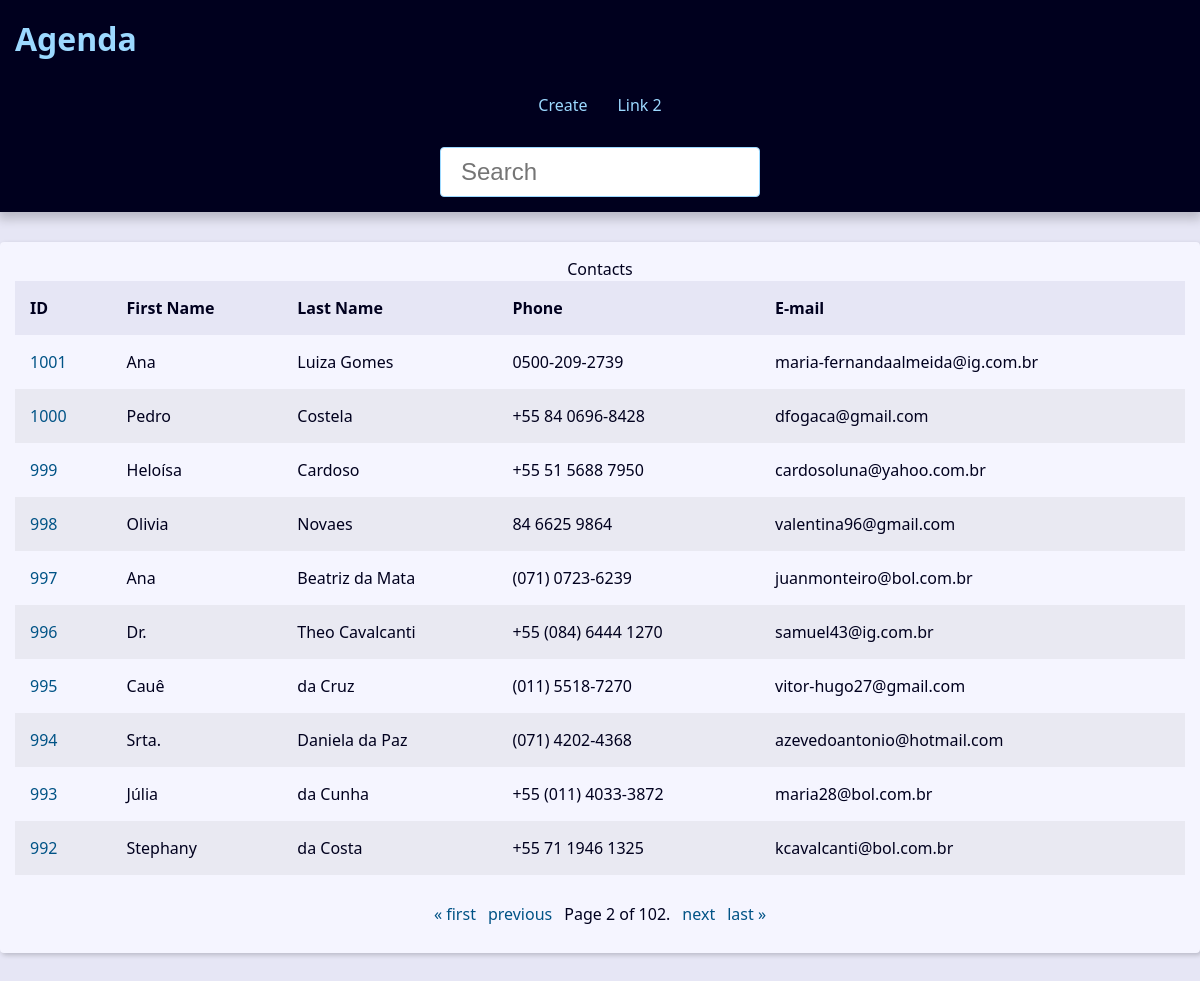
The page /?page=2&q= on the database its author committed.
### contact/models.py (models this page shows, shortened)
class Contact(models.Model):
    first_name = models.CharField(max_length=50)
    last_name = models.CharField(max_length=50)
    phone = models.CharField(max_length=50)
    email = models.EmailField(max_length=200, blank=True)
    created_date = models.DateTimeField(default=timezone.now)
    description = models.TextField(blank=True)
    show = models.BooleanField(default=True)
    picture = models.ImageField(blank=True, upload_to="pictures/%Y/%m")
    category = models.ForeignKey(
        Category,
        on_delete=models.SET_NULL,
        blank=True,
        null=True,
    )
    owner = models.ForeignKey(
        User,
        on_delete=models.SET_NULL,
        blank=True,
        null=True,
    )

### contact/views/contact_views.py (the view)
# urls.py: path("", views.index, name="index"),
def index(request):
    contacts = Contact.objects.filter(show=True).order_by("-id")
    paginator = Paginator(contacts, 10)
    page_number = request.GET.get("page")
    page_obj = paginator.get_page(page_number)
    context = {
        "page_obj": page_obj,
        "site_title": "Contatos - ",
    }
    return render(
        request,
        "contact/index.html",
        context,
    )

### contact/templates/contact/index.html
{% extends "global/base.html" %}
{% block content %}
{% if page_obj %}
    <div class="responsive-table">
        <table class="contacts-table" >
            <caption>
                Contacts
            </caption>
            <thead>
                <tr class="table-row table-row-header">
                    <th class="table-header">ID</th>
                    <th class="table-header">First Name</th>
                    <th class="table-header">Last Name</th>
                    <th class="table-header">Phone</th>
                    <th class="table-header">E-mail</th>
                </tr>
            </thead>
            <tbody>
                {% for contact in page_obj %}
                    <tr class="table-row">
                        <td class="table-cel">
                            <a
                            href="{% url "contact:contact" contact.id %}"
                                class="table-link"
                            >
                                {{ contact.id }}
                            </a>
                        </td>
                        <td class="table-cel">
                            {{ contact.first_name }}
                        </td>
                        <td class="table-cel">
                            {{ contact.last_name }}
                        </td>
                        <td class="table-cel">
                            {{ contact.phone }}
                        </td>
                        <td class="table-cel">
                            {{ contact.email }}
                        </td>
                    </tr>
                {% endfor %}
            </tbody>
        </table>
    </div>
{% else %}
    <div class="single-contact">
        <h1 class="single-contact-name">
            Nenhum contato encontrado.
        </h1>
    </div>
{% endif %}
{% endblock content %}

### base_static/global/css/style.css (style rules this page uses)
:root { --spacing: 1.5rem; --link-dark-color: rgb(0, 83, 134); --link-light-color: rgb(156, 217, 255); --clr-white: rgb(245, 245, 255); --clr-black: rgb(0, 0, 30); --clr-light-gray: rgb(230, 230, 245); --clr-dark-shadow-5: rgba(0, 0, 10, 5%); --clr-dark-shadow-10: rgba(0, 0, 10, 10%); --clr-dark-shadow-20: rgba(0, 0, 10, 20%); --clr-light-shadow-5: rgba(200, 200, 255, 5%); --clr-light-shadow-10: rgba(200, 200, 255, 10%); --clr-light-shadow-20: rgba(200, 200, 255, 20%); --main-page-width: 120rem; --table-min-width: 60rem; --biggest-font-size: 5rem; --bigger-font-size: 4rem; --big-font-size: 3.2rem; --medium-font-size: 2.4rem; --small-font-size: 1.6rem; --smaller-font-size: 1.4rem; --smallest-font-size: 1.2rem; --transition-fast: 300ms; --transition-medium: 600ms; --transition-slow: 1s; --default-border-radius: 4px; }
*, *::before, *::after { margin: 0; padding: 0; box-sizing: border-box; }
html { font-size: 62.5%; }
body { font-family: system-ui, -apple-system, BlinkMacSystemFont, 'Segoe UI', Roboto, Oxygen, Ubuntu, Cantarell, 'Open Sans', 'Helvetica Neue', sans-serif; line-height: 1.5; font-size: var(--small-font-size); color: var(--clr-black); -webkit-font-smoothing: antialiased; background: var(--clr-light-gray); }
.responsive-table { width: 100%; overflow-x: auto; }
.contacts-table { width: 100%; min-width: var(--table-min-width); border-collapse: collapse; }
.table-row { text-align: left; text-overflow: ellipsis; transition: background-color var(--transition-fast) ease-in-out; }
.table-row:nth-of-type(2n) { background: var(--clr-dark-shadow-5); }
.table-row-header { background: var(--clr-light-gray); color: var(--clr-black); }
.table-cel, .table-header { padding: var(--spacing); }
.table-link { color: var(--link-dark-color); transition: color var(--transition-fast) ease-in-out; text-decoration: none; }

### rows shown on the page
Contact: id "1001", first_name "Ana", last_name "Luiza Gomes", phone "0500-209-2739", email "maria-fernandaalmeida@ig.com.br"
Contact: id "1000", first_name "Pedro", last_name "Costela", phone "+55 84 0696-8428", email "dfogaca@gmail.com"
Contact: id "999", first_name "Heloísa", last_name "Cardoso", phone "+55 51 5688 7950", email "cardosoluna@yahoo.com.br"
Contact: id "998", first_name "Olivia", last_name "Novaes", phone "84 6625 9864", email "valentina96@gmail.com"
Contact: id "997", first_name "Ana", last_name "Beatriz da Mata", phone "(071) 0723-6239", email "juanmonteiro@bol.com.br"
Contact: id "996", first_name "Dr.", last_name "Theo Cavalcanti", phone "+55 (084) 6444 1270", email "samuel43@ig.com.br"
Contact: id "995", first_name "Cauê", last_name "da Cruz", phone "(011) 5518-7270", email "vitor-hugo27@gmail.com"
Contact: id "994", first_name "Srta.", last_name "Daniela da Paz", phone "(071) 4202-4368", email "azevedoantonio@hotmail.com"
Contact: id "993", first_name "Júlia", last_name "da Cunha", phone "+55 (011) 4033-3872", email "maria28@bol.com.br"
Contact: id "992", first_name "Stephany", last_name "da Costa", phone "+55 71 1946 1325", email "kcavalcanti@bol.com.br"

### other values the page prints
{{ page_obj.number }} "2"
{{ page_obj.paginator.num_pages }} "102"
